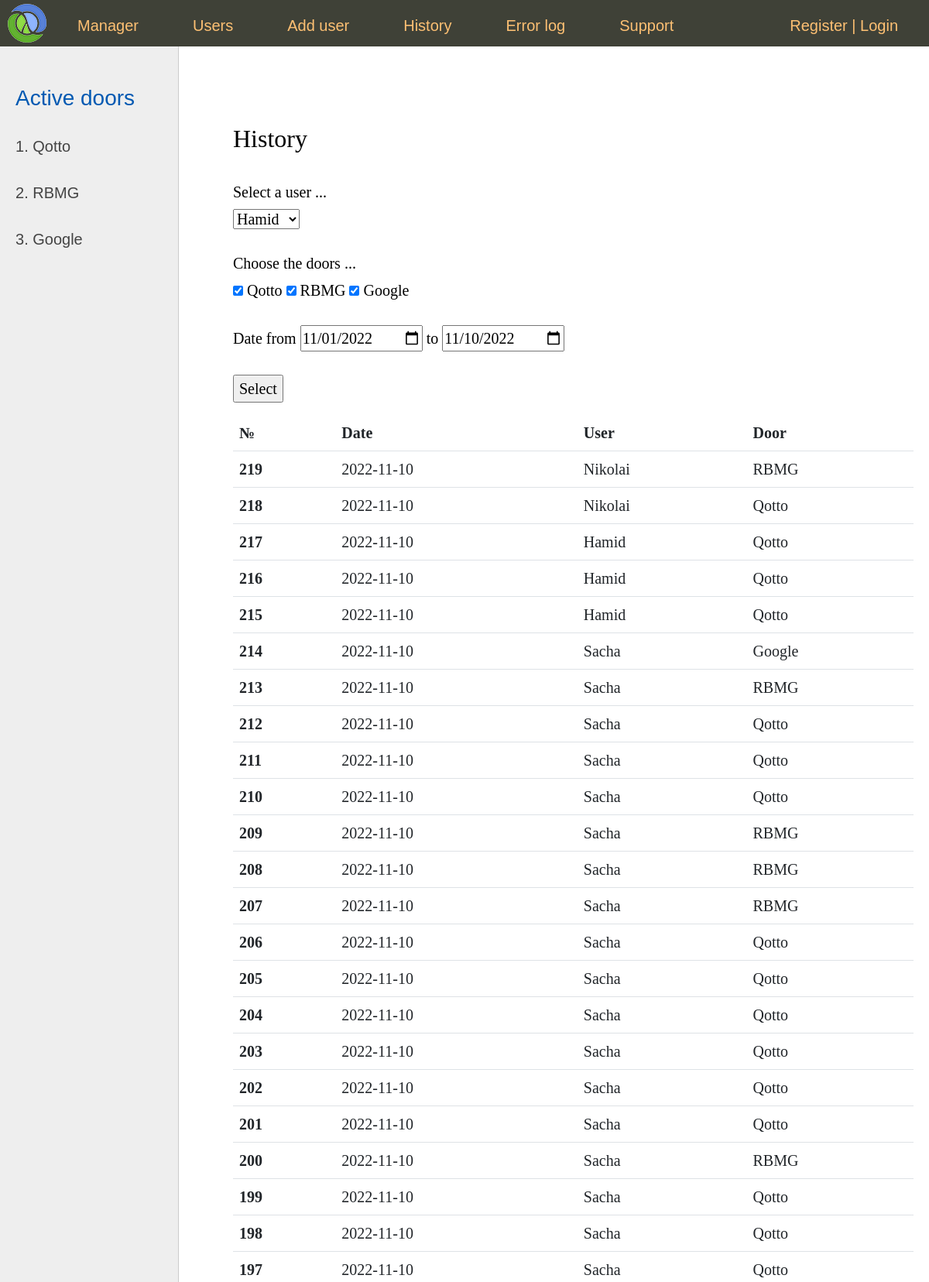
The page /history/ (upper part) on the database its author committed.
### door/models.py (models this page shows, shortened)
class Door(models.Model):
    name = models.CharField(max_length=50, verbose_name="Company name")
    slug = models.SlugField(max_length=255, unique=True, db_index=True, verbose_name="URL")
    url = models.URLField(max_length=200, null=True, verbose_name="Link")
    class Meta:
        verbose_name = "Registered door"
        verbose_name_plural = "Registered doors"
        ordering = ['id']
    def __str__(self):
        return self.name
    def get_absolute_url(self):
        return reverse('door', kwargs={"door_slug": self.slug})

class History(models.Model):
    time_opening = models.DateTimeField(auto_now_add=True, db_index=True)
    door = models.ForeignKey('Door', on_delete=models.PROTECT)
    user = models.ForeignKey('User', on_delete=models.PROTECT)
    class Meta:
        ordering = ('-time_opening',)

class User(models.Model):
    name = models.CharField(max_length=100)
    login = models.CharField(max_length=100)
    slug = models.SlugField(max_length=255, unique=True, db_index=True, verbose_name="URL")
    password = models.CharField(max_length=100, blank=True)
    description = models.TextField(blank=True)
    photo = models.ImageField(upload_to="photos/")
    time_created = models.DateTimeField(auto_now_add=True)
    time_update = models.DateTimeField(auto_now=True)
    is_active = models.BooleanField(default=True)
    door = models.ForeignKey('Door', on_delete=models.PROTECT, verbose_name="What door has access to")
    class Meta:
        ordering = ('id', 'name')
        verbose_name = "Registered user"
        verbose_name_plural = "Registered users"
    def __str__(self):
        return self.name

### door/views.py (the view)
# urls.py: path('history/', history, name='history'),
def history(request):
    if request.method == 'POST':
        users = request.POST.getlist('users-list')
        doors = request.POST.getlist('door')
        date_first = request.POST.get('date1')
        date_last = request.POST.get('date2')
        page_obj = History.objects.filter(
            user__name__in=users,
            door__name__in=doors,
            time_opening__range=[date_first, date_last]
        )
    else:
        page_obj = History.objects.all()
    context = {
        'title': 'History',
        'menu': menu,
        'page_obj': page_obj,
        'door_list': Door.objects.all(),
        'user_list': User.objects.all(), }
    return render(request, "door/history.html", context=context)

### door/templatetags/door_tags.py (called while the page is built)
@register.simple_tag(name='getdoors')
def get_door(filter=None):
    if not filter:
        return Door.objects.all()
    else:
        return Door.objects.filter(pk=filter)

@register.inclusion_tag('door/list_door.html')
def show_doors(sort=None, door_selected=0):
    if not sort:
        doors = Door.objects.all()
    else:
        doors = Door.objects.order_by(sort)
    return {"doors": doors, "door_selected": door_selected}

### door/templates/door/history.html (shortened to what this page needs)
{%  extends 'door/base.html' %}
{% block content %}
<h1> {{title}} </h1>
<br>
<h5> Select a user ... </h5>
<form action="" method="post">
    <select id = "users" name="users-list">
    {% for user in user_list %}
        <option value = "{{user.name}}" /> {{user.name}} </option>
    {% endfor %}
    </select>
    <br><br>
    <h5> Choose the doors ... </h5>
    {% for door in door_list %}
        <input type="checkbox" name="door" value = "{{door.name}}" checked/> {{door.name}}
    {% endfor %}
    <br><br>
    Date from <input type="date" id="date_first" name="date1" value="2022-11-01"/>
    to <input type="date" id="date_last" name="date2"/>
      <br><br>
    <p><input type="submit" value="Select"></p>
</form>
<table class="table table-hover">
    <thead>
    <tr>
        <th scope="col">№</th>
        <th scope="col">Date</th>
        <th scope="col">User</th>
        <th scope="col">Door</th>
    </tr>
    </thead>
    <tbody>
    {% for info in page_obj %}
    <tr>
        <th scope="row">{{info.id}}</th>
        <td>{{info.time_opening|date:'Y-m-d'}}</td>
        <td>{{info.user}}</td>
        <td>{{info.door}}</td>
    </tr>
    {% endfor %}
    </tbody>
</table>
{% endblock %}

### door/templates/door/list_door.html
{% for door in doors %}
{% if door.pk|add:"0" == door_selected|add:"0" %}
<li class="selected">{{door.id}}.{{door.name}}</li>
{% else %}
<li><a href="{{ door.get_absolute_url }}">{{door.id}}. {{door.name}}</a></li>
{% endif %}
{% endfor %}

### door/static/door/css/styles.css (style rules this page uses)
html, body { font-family: 'Arial'; margin: 0; padding: 0; height: 100%; width: 100%; color: #444; }
a { color: #0059b2; text-decoration: none; }
.table-page tr { height: 100%; }
.left-chapters ul li { margin: 30px 0 0 0; color: #999; }
.left-chapters ul li a { color: #444; text-decoration: none; }
.content-text h1 { font-size: 32px; }

### rows shown on the page
Door: id "1", name "Qotto"
Door: id "2", name "RBMG"
Door: id "3", name "Google"
History: id "219", time_opening "2022-11-10", user "Nikolai", door "RBMG"
History: id "218", time_opening "2022-11-10", user "Nikolai", door "Qotto"
History: id "217", time_opening "2022-11-10", user "Hamid", door "Qotto"
History: id "216", time_opening "2022-11-10", user "Hamid", door "Qotto"
History: id "215", time_opening "2022-11-10", user "Hamid", door "Qotto"
History: id "214", time_opening "2022-11-10", user "Sacha", door "Google"
History: id "213", time_opening "2022-11-10", user "Sacha", door "RBMG"
History: id "212", time_opening "2022-11-10", user "Sacha", door "Qotto"
History: id "211", time_opening "2022-11-10", user "Sacha", door "Qotto"
History: id "210", time_opening "2022-11-10", user "Sacha", door "Qotto"
History: id "209", time_opening "2022-11-10", user "Sacha", door "RBMG"
History: id "208", time_opening "2022-11-10", user "Sacha", door "RBMG"
History: id "207", time_opening "2022-11-10", user "Sacha", door "RBMG"
History: id "206", time_opening "2022-11-10", user "Sacha", door "Qotto"
History: id "205", time_opening "2022-11-10", user "Sacha", door "Qotto"
History: id "204", time_opening "2022-11-10", user "Sacha", door "Qotto"
History: id "203", time_opening "2022-11-10", user "Sacha", door "Qotto"
History: id "202", time_opening "2022-11-10", user "Sacha", door "Qotto"
History: id "201", time_opening "2022-11-10", user "Sacha", door "Qotto"
History: id "200", time_opening "2022-11-10", user "Sacha", door "RBMG"
History: id "199", time_opening "2022-11-10", user "Sacha", door "Qotto"
History: id "198", time_opening "2022-11-10", user "Sacha", door "Qotto"
History: id "197", time_opening "2022-11-10", user "Sacha", door "Qotto"

### other values the page prints
{{ m.title }} "Manager" "Users" "Add user" "History" "Error log" "Support"
{{ title }} "History"
form field users-list "Hamid"
